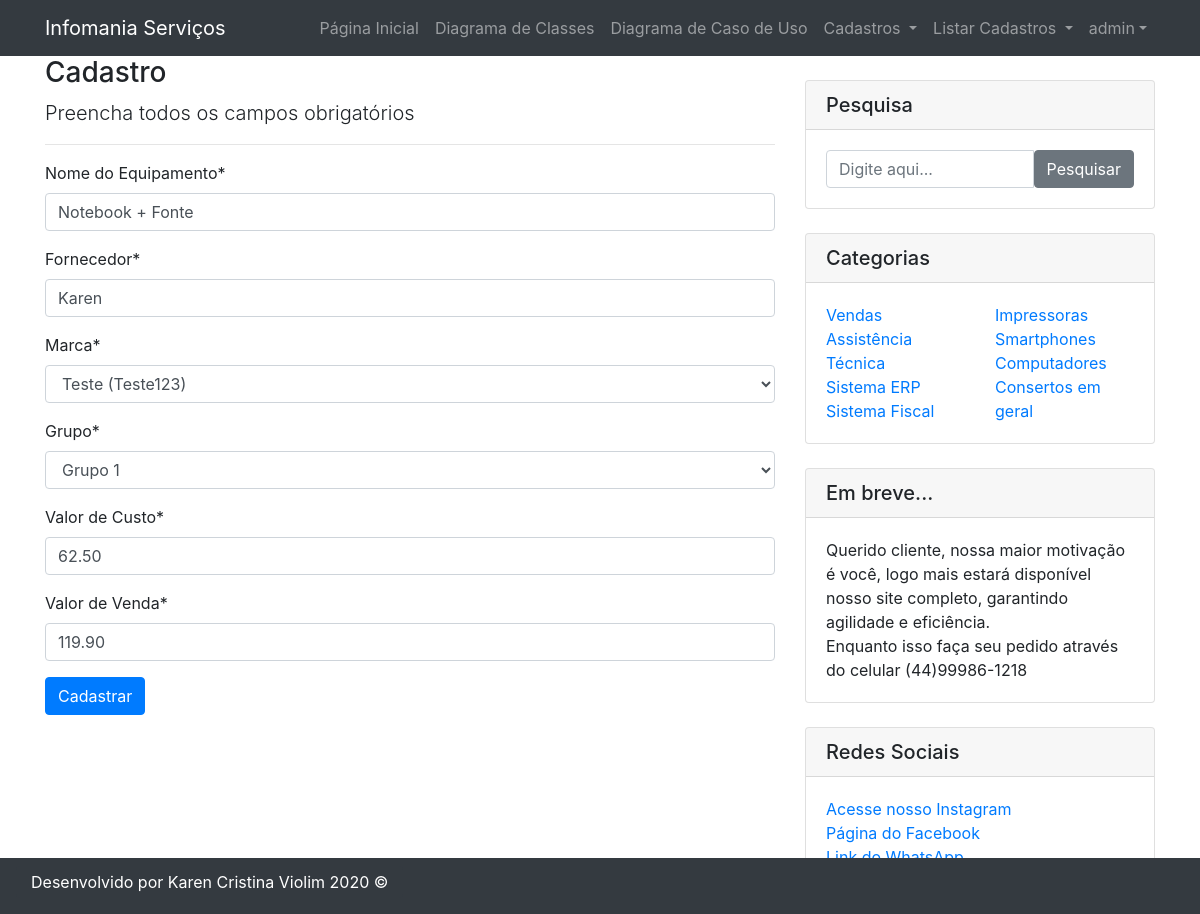
Screenshot of /editar/equipamento/1/ (signed in) with the database file from the repository.
### cadastros/models.py (models this page shows, shortened)
class Equipamento(models.Model):
    nome_eq = models.CharField(max_length=100, verbose_name="Nome do Equipamento")
    fornecedor = models.CharField(max_length=100)
    marca = models.ForeignKey(Marca, on_delete=models.PROTECT)
    grupo = models.ForeignKey(Grupo, on_delete=models.PROTECT)
    valor_compra = models.DecimalField(decimal_places=2, max_digits=8, verbose_name="Valor de Custo")
    valor_venda = models.DecimalField(decimal_places=2, max_digits=8, verbose_name="Valor de Venda")

### cadastros/views.py (the view)
# urls.py: path('editar/equipamento/<int:pk>/', EquipamentoUpdate.as_view(), name='editar-equipamento'),
class EquipamentoUpdate(LoginRequiredMixin, UpdateView):
    login_url = reverse_lazy('login')
    model = Equipamento
    fields = ['nome_eq','fornecedor','marca','grupo','valor_compra','valor_venda']
    template_name = 'cadastros/form.html'
    success_url = reverse_lazy('listar-equipamento')

### cadastros/models.py (called while the page is built)
    def __str__(self):
        return"{} ({})".format(self.nome, self.descricao)

    def __str__(self):
        return"{}".format(self.descricao)

### cadastros/templates/cadastros/form.html (shortened to what this page needs)
{% extends 'paginas/modelo.html' %}
{% load static %}
{% load crispy_forms_tags %}
{% block menu %}
<h3>Cadastro</h3>
<p class="lead">
    Preencha todos os campos obrigatórios
</p>
<hr>
<form action="" method="post">
    {{ form|crispy }}
    <button type="submit" class="btn btn-primary">Cadastrar</button>
    <br><br><br><br>
</form>
{% endblock %}

### paginas/templates/paginas/modelo.html (shortened to what this page needs)
{% load static %}
<!DOCTYPE html>
<html lang="pt-br">
<head>
    <link rel="stylesheet" href="{% static 'css/bootstrap.min.css' %}">
    <link rel="stylesheet" href="{% static 'css/font-awesome.min.css' %}">
    <link rel="stylesheet" href="{% static 'css/blog-home.css' %}">
    <link rel="stylesheet" href="{% static 'css/modern-business.css' %}">
</head>
<body>
    {% block cabecalho %}
    <nav class="navbar navbar-expand-lg navbar-dark bg-dark fixed-top">
        <div class="container">
            <a class="navbar-brand" href="{% url 'index' %}">Infomania Serviços</a>
            <div class="collapse navbar-collapse" id="navbarResponsive">
                <ul class="navbar-nav ml-auto">
                    <li class="nav-item">
                        <a class="nav-link" href="{% url 'index' %}">Página Inicial
                        </a>
                    </li>
                    <li class="nav-item">
                        <a class="nav-link" href="{% url 'sobre' %}">Diagrama de Classes</a>
                    </li>
                    <li class="nav-item">
                        <a class="nav-link" href="{% url 'sobre2' %}">Diagrama de Caso de Uso</a>
                    </li>
                    {% if request.user.is_authenticated %}
                    <li class="nav-item dropdown">
                        <a class="nav-link dropdown-toggle" href="#" id="navbarDropdownPortfolio" role="button" data-toggle="dropdown" aria-haspopup="true"
                        aria-expanded="false">
                          Cadastros
                        </a>
                    </li>
                    {% endif %}
                    {% if request.user.is_authenticated %}
                    <li class="nav-item dropdown">
                        <a class="nav-link dropdown-toggle" href="#" id="navbarDropdownBlog" data-toggle="dropdown" aria-haspopup="true" aria-expanded="false">
                          Listar Cadastros
                        </a>
                    </li>
                    {% endif %}
                    {% if request.user.is_authenticated %}
                    <li class="nav-item dropdown">
                        <a class="nav-link dropdown-toggle" href="#" id="navbarDropdownBlog" data-toggle="dropdown" aria-haspopup="true"
                        aria-expanded="false">{{request.user}}</a>
                    </li>
                    {% else %}
                    <li class="nav-item">
                        <a class="nav-link" href="{% url 'login' %}">Login</a>
                    </li>
                    {% endif %}
                </ul>
        </div>
    </nav>
    {% endblock %}
    <div class="container">
        <div class="row">
            <div class="col-md-8">
                {% block menu %}{% endblock %}
            </div>
            <div class="col-md-4">
                {% block lateral %}
                <div class="card my-4">
                    <h5 class="card-header">Pesquisa</h5>
                    <div class="card-body">
                        <div class="input-group">
                            <input type="text" class="form-control" placeholder="Digite aqui...">
                            <span class="input-group-btn">
                                <button class="btn btn-secondary" type="button">Pesquisar</button>
                            </span>
                        </div>
                    </div>
                </div>
                <div class="card my-4">
                    <h5 class="card-header">Categorias</h5>
                    <div class="card-body">
                        <div class="row">
                            <div class="col-lg-6">
                                <ul class="list-unstyled mb-0">
                                    <li>
                                        <a href="#">Vendas</a>
                                    </li>
                                    <li>
                                        <a href="#">Assistência Técnica</a>
                                    </li>
                                    <li>
                                        <a href="#">Sistema ERP</a>
                                    </li>
                                    <li>
                                        <a href="#">Sistema Fiscal</a>
                                    </li>
                                </ul>
                            </div>
                            <div class="col-lg-6">
                                <ul class="list-unstyled mb-0">
                                    <li>
                                        <a href="#">Impressoras</a>
                                    </li>
                                    <li>
                                        <a href="#">Smartphones</a>
                                    </li>
                                    <li>
                                        <a href="#">Computadores</a>
                                    </li>
                                    <li>
                                        <a href="#">Consertos em geral</a>
                                    </li>
                                </ul>
                            </div>
                        </div>
                    </div>
                </div>
                <div class="card my-4">
                    <h5 class="card-header">Em breve...</h5>
                    <div class="card-body">
                        Querido cliente, nossa maior motivação é você, logo mais estará disponível nosso
                        site completo, garantindo agilidade e eficiência.
                        <br>Enquanto isso faça seu pedido através do celular (44)99986-1218
                    </div>
                </div>
                <div class="card my-4">
                    <h5 class="card-header">Redes Sociais</h5>
                    <div class="card-body">
                        <a href="https://www.instagram.com/infomania.nl/" target="blank">Acesse nosso Instagram</a><br>
                        <a href="https://www.facebook.com/InfomaniaWeb/" target="blank">Página do Facebook</a><br>
                        <a href="https://api.whatsapp.com/send?phone=5544999861218&text=Ol%C3%A1%2C%20tenho%20interesse%20em%20um%20dos%20serviços!"
                            target="blank">
                            Link do WhatsApp</a>
                    </div>
                </div>
            </div>
        </div>
    </div>
    {% endblock %}
    {% block rodape %}
    <nav class="navbar navbar-expand-lg navbar-dark bg-dark fixed-bottom">
        <footer class="py-1 bg-dark pagination justify-content-center mb-2">
            <div class="container">
                <p class="m-0 text-center text-white">Desenvolvido por Karen Cristina Violim 2020 &copy;</p>
            </div>
        </footer>
    </nav>
    {% endblock %}
</body>
</html>

### static/css/blog-home.css (style rules this page uses)
body { padding-top: 56px; }

### static/css/modern-business.css (style rules this page uses)
body { padding-top: 56px; }

### rows the page displays
Equipamento: nome_eq "Notebook + Fonte", fornecedor "Karen", marca "Teste (Teste123)", grupo "Grupo 1", valor_compra "62.50", valor_venda "119.90"

### other values shown
{{ request.user }} "admin"
